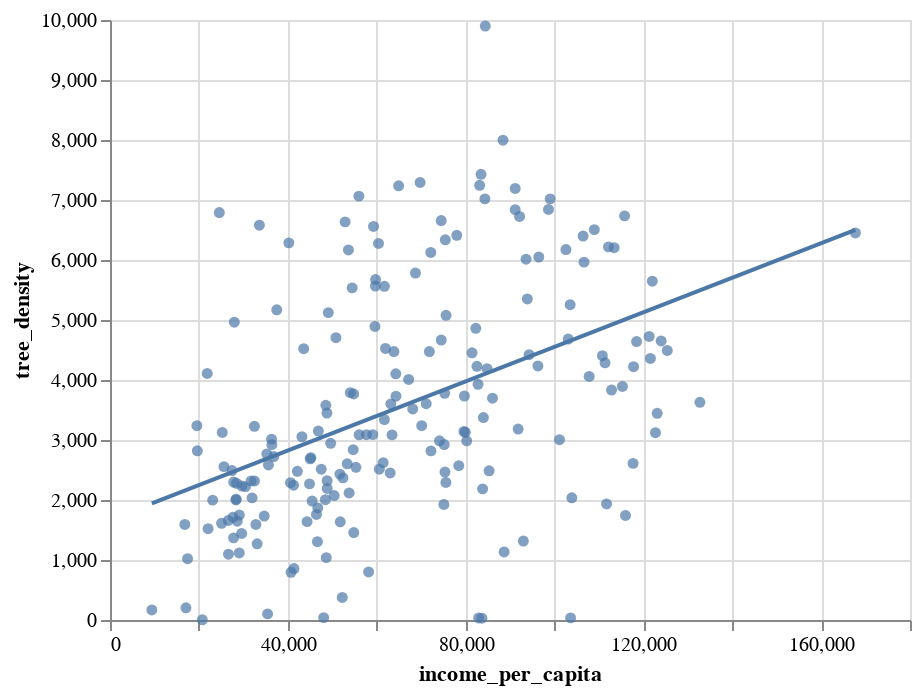

The cell this chart's notebook holds for it:
### Code cell
trees_income_scatter = alt.Chart(sf_trees_CT_gdf).mark_circle().encode(
    x = 'income_per_capita',
    y = 'tree_density'
)
trees_income_scatter + trees_income_scatter.transform_regression(on = 'income_per_capita', regression = 'tree_density', method = 'linear').mark_line()

### Figure 1 — Vega-Lite specification as saved in the notebook (floating-point values rounded to 4 significant figures; data arrays with more than 128 entries replaced by an {"elided": "..."} marker saying what was removed)
{"config": {"view": {"continuousWidth": 400, "continuousHeight": 300}}, "layer": [{"mark": "circle", "encoding": {"x": {"type": "quantitative", "field": "income_per_capita"}, "y": {"type": "quantitative", "field": "tree_density"}}}, {"mark": "line", "encoding": {"x": {"type": "quantitative", "field": "income_per_capita"}, "y": {"type": "quantitative", "field": "tree_density"}}, "transform": [{"on": "income_per_capita", "regression": "tree_density", "method": "linear"}]}], "data": {"name": "data-83f4497dc07b06c7ab6db7c02918c72f"}, "$schema": "https://vega.github.io/schema/vega-lite/v4.8.1.json", "datasets": {"data-83f4497dc07b06c7ab6db7c02918c72f": {"elided": "195 records"}}}
